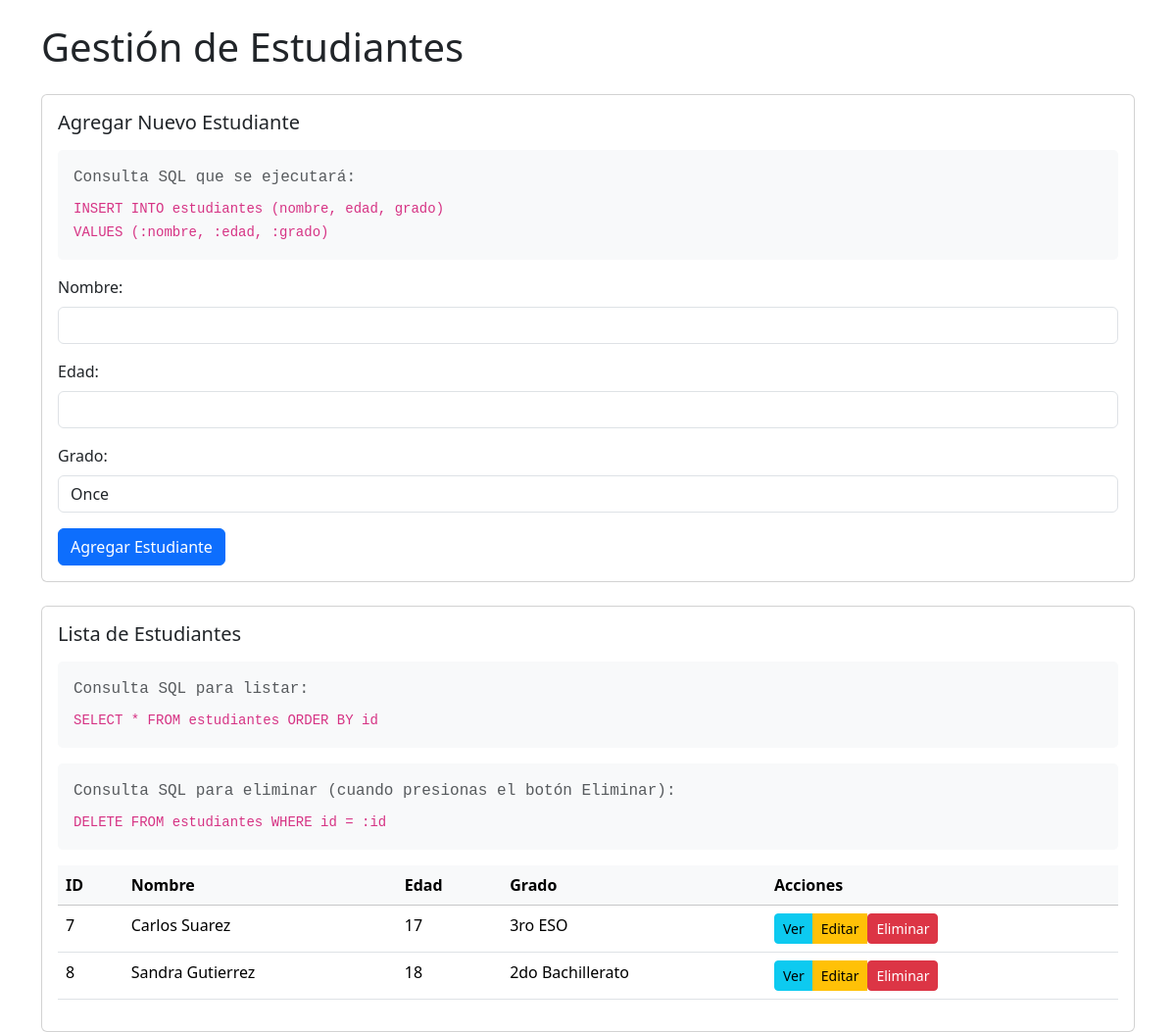
Before: / with the older database file.
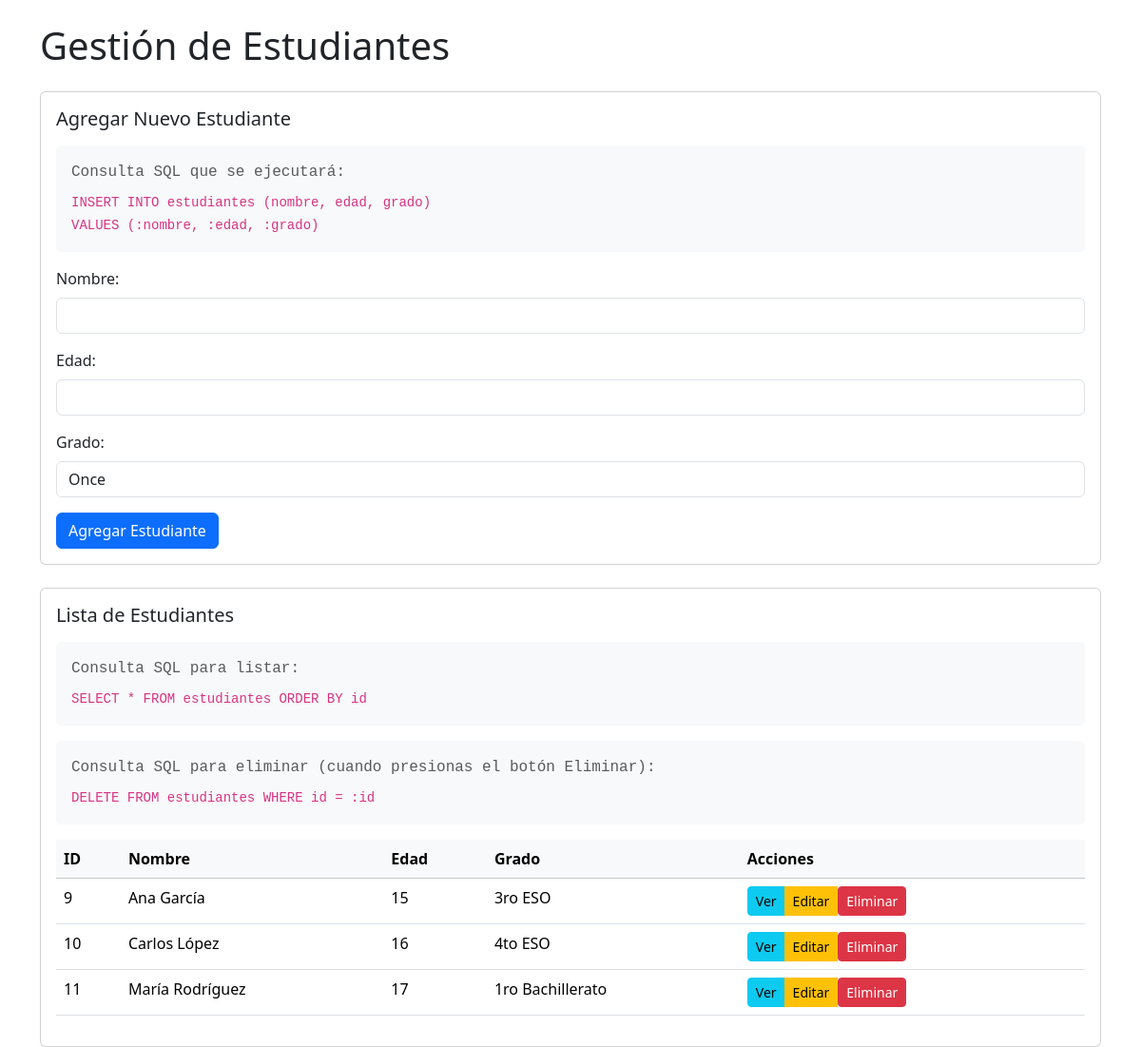
After: the same page with the newer database file.
### tables this page shows
CREATE TABLE estudiantes (
                id INTEGER PRIMARY KEY AUTOINCREMENT,
                nombre TEXT NOT NULL,
                edad INTEGER CHECK (edad >= 15 AND edad <= 18),
                grado TEXT
            );

### main.py (the view)
@app.get("/")
async def home(request: Request):
    try:
        with engine.connect() as conn:
            result = conn.execute(text("SELECT * FROM estudiantes ORDER BY id"))
            estudiantes = result.fetchall()
        return templates.TemplateResponse(
            "index.html",
            {"request": request, "estudiantes": estudiantes}
        )
    except SQLAlchemyError as e:
        raise HTTPException(status_code=500, detail=str(e))

### templates/index.html (shortened to what this page needs)
<!DOCTYPE html>
<html lang="es">
<head>
    <link href="https://cdn.jsdelivr.net/npm/bootstrap@5.3.2/dist/css/bootstrap.min.css" rel="stylesheet">
</head>
<body>
    <div class="container mt-4">
        <h1 class="mb-4">Gestión de Estudiantes</h1>
        <div class="card mb-4">
            <div class="card-body">
                <h5 class="card-title">Agregar Nuevo Estudiante</h5>
                <div class="sql-query">
                    <p class="text-muted mb-2">Consulta SQL que se ejecutará:</p>
                    <code>
                        INSERT INTO estudiantes (nombre, edad, grado)<br>
                        VALUES (:nombre, :edad, :grado)
                    </code>
                </div>
                <form action="/estudiantes/" method="POST">
                    <div class="mb-3">
                        <label for="nombre" class="form-label">Nombre:</label>
                        <input type="text" class="form-control" id="nombre" name="nombre" required>
                    </div>
                    <div class="mb-3">
                        <label for="edad" class="form-label">Edad:</label>
                        <input type="number" class="form-control" id="edad" name="edad" required min="15" max="18">
                    </div>
                    <div class="mb-3">
                        <label for="grado" class="form-label">Grado:</label>
                        <select class="form-control" id="grado" name="grado" required>
                            <option value="Once">Once</option>
                        </select>
                    </div>
                    <button type="submit" class="btn btn-primary">Agregar Estudiante</button>
                </form>
            </div>
        </div>
        <div class="card">
            <div class="card-body">
                <h5 class="card-title">Lista de Estudiantes</h5>
                <div class="sql-query">
                    <p class="text-muted mb-2">Consulta SQL para listar:</p>
                    <code>
                        SELECT * FROM estudiantes ORDER BY id
                    </code>
                </div>
                <div class="sql-query">
                    <p class="text-muted mb-2">Consulta SQL para eliminar (cuando presionas el botón Eliminar):</p>
                    <code>
                        DELETE FROM estudiantes WHERE id = :id
                    </code>
                </div>
                <div class="table-responsive">
                    <table class="table table-hover">
                        <thead class="table-light">
                            <tr>
                                <th>ID</th>
                                <th>Nombre</th>
                                <th>Edad</th>
                                <th>Grado</th>
                                <th>Acciones</th>
                            </tr>
                        </thead>
                        <tbody>
                            {% for estudiante in estudiantes %}
                            <tr>
                                <td>{{ estudiante.id }}</td>
                                <td>{{ estudiante.nombre }}</td>
                                <td>{{ estudiante.edad }}</td>
                                <td>{{ estudiante.grado }}</td>
                                <td>
                                    <div class="btn-group" role="group">
                                        <a href="/estudiantes/{{ estudiante.id }}" class="btn btn-info btn-sm">Ver</a>
                                        <a href="/estudiantes/{{ estudiante.id }}/editar" class="btn btn-warning btn-sm">Editar</a>
                                        <form action="/estudiantes/{{ estudiante.id }}/eliminar" method="POST" style="display: inline;">
                                            <button type="submit" class="btn btn-danger btn-sm"
                                                    onclick="return confirm('¿Estás seguro de eliminar este estudiante?')">
                                                Eliminar
                                            </button>
                                        </form>
                                    </div>
                                </td>
                            </tr>
                            {% endfor %}
                        </tbody>
                    </table>
                </div>
            </div>
        </div>
    </div>
</body>
</html>

### templates/index.html (style rules this page uses)
.sql-query { background-color: #f8f9fa; padding: 1rem; border-radius: 5px; margin: 1rem 0; font-family: monospace; }

Changed rows visible on the page:
removed estudiantes: id "7", nombre "Carlos Suarez", edad "17", grado "3ro ESO"
removed estudiantes: id "8", nombre "Sandra Gutierrez", edad "18", grado "2do Bachillerato"
added estudiantes: id "9", nombre "Ana García", edad "15", grado "3ro ESO"
added estudiantes: id "10", nombre "Carlos López", edad "16", grado "4to ESO"
added estudiantes: id "11", nombre "María Rodríguez", edad "17", grado "1ro Bachillerato"
